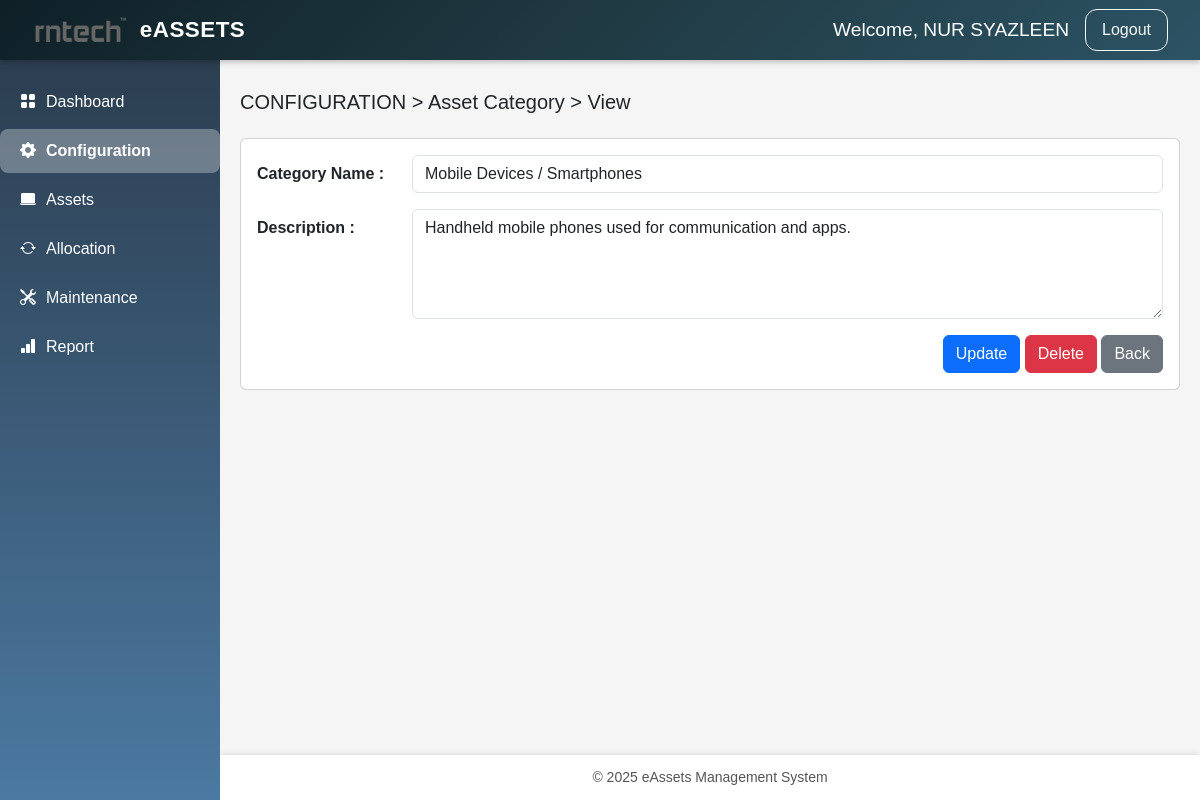
Page /view_category.php?id=13 (signed in) on the committed database.
### tables this page shows
CREATE TABLE `asset_categories` (
  `id` int(11) NOT NULL,
  `category_name` varchar(100) NOT NULL,
  `description` text DEFAULT NULL,
  `created_at` timestamp NOT NULL DEFAULT current_timestamp()
);

### view_category.php (the view, shortened to what this page needs)
<?php
require_once 'config/database.php';
$id = (int) $_GET['id'];
$stmt = $pdo->prepare(
    "SELECT id, category_name, description
     FROM asset_categories
     WHERE id = :id"
);
$stmt->execute([':id' => $id]);
$category = $stmt->fetch(PDO::FETCH_ASSOC);
?>
<!DOCTYPE html>
<html lang="en">
<head>
<link href="https://cdn.jsdelivr.net/npm/bootstrap@5.3.0/dist/css/bootstrap.min.css" rel="stylesheet">
<link href="https://cdn.jsdelivr.net/npm/bootstrap-icons/font/bootstrap-icons.css" rel="stylesheet">
<link href="assets/images/style.css" rel="stylesheet">
</head>
<body>
<?php include 'includes/header.php'; ?>
<?php include 'includes/sidebar.php'; ?>
<div class="main-content">
    <div class="mb-4">
        <h5>CONFIGURATION &gt; Asset Category &gt; View</h5>
    </div>
    <div class="card">
        <div class="card-body">
            <div class="mb-3 row">
                <label class="col-sm-2 col-form-label fw-bold">
                    Category Name :
                </label>
                <div class="col-sm-10">
                    <input type="text"
                           class="form-control"
                           value="<?= htmlspecialchars($category['category_name']) ?>"
                           readonly>
                </div>
            </div>
            <div class="mb-3 row">
                <label class="col-sm-2 col-form-label fw-bold">
                    Description :
                </label>
                <div class="col-sm-10">
                    <textarea class="form-control"
                              rows="4"
                              readonly><?= htmlspecialchars($category['description']) ?></textarea>
                </div>
            </div>
            <div class="text-end">
                <a href="edit_category.php?id=<?= $category['id'] ?>" class="btn btn-primary">Update</a>
                <button class="btn btn-danger" data-id="<?= $category['id'] ?>" data-bs-toggle="modal" data-bs-target="#deleteModal">Delete</button>
                <a href="config_category.php" class="btn btn-secondary">Back</a>
            </div>
        </div>
    </div>
</div>
            <?php include 'includes/footer.php'; ?>
</body>
</html>

### assets/images/style.css (style rules this page uses)
.main-content { margin-left: 220px; padding: 90px 20px 20px; flex: 1 0 auto; }
body { display: flex; flex-direction: column; min-height: 100vh; margin: 0; font-family: 'Poppins', sans-serif; background-color: #f5f5f5; }

### rows in the picture
asset_categories: category_name "Mobile Devices / Smartphones", description "Handheld mobile phones used for communication and apps."

### other values in the picture
$_SESSION['fullname'] "NUR SYAZLEEN"
